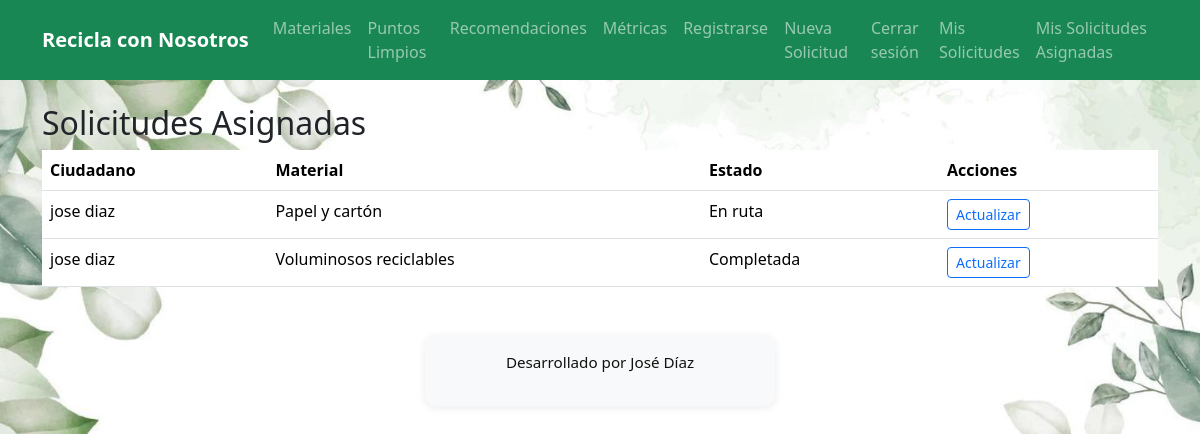
/operario/solicitudes/ (signed in), run on the app's committed database.
### core/models.py (models this page shows, shortened)
class SolicitudRetiro(models.Model):
    ciudadano = models.ForeignKey(User, on_delete=models.CASCADE)
    material = models.CharField(max_length=10, choices=MATERIALES)
    cantidad = models.PositiveIntegerField()
    fecha_estimada = models.DateField()
    fecha_creacion = models.DateTimeField(default=timezone.now)
    fecha_completada = models.DateTimeField(null=True, blank=True)
    estado = models.CharField(max_length=3, choices=ESTADOS, default='PEN')
    comentario_operario = models.TextField(blank=True, null=True)
    operario_asignado = models.ForeignKey(
        settings.AUTH_USER_MODEL,
        null=True,
        blank=True,
        related_name='solicitudes_asignadas',
        on_delete=models.SET_NULL)

### core/views.py (the view)
# urls.py: path('operario/solicitudes/', views.solicitudes_operario, name='solicitudes_operario'),
@user_passes_test(es_operario)
def solicitudes_operario(request):
    solicitudes = SolicitudRetiro.objects.filter(operario_asignado=request.user)
    return render(request, 'core/operario_solicitudes.html', {'solicitudes': solicitudes})

### core/templatetags/usuario_grupos.py (called while the page is built)
@register.filter(name='has_group')
def has_group(user, group_name):
    return user.groups.filter(name=group_name).exists()

### core/views.py (called while the page is built)
def es_operario(user):
    return user.groups.filter(name='Operario').exists()

### core/templates/core/operario_solicitudes.html (shortened to what this page needs)
{% extends 'core/base.html' %}
{% block content %}
<h2>Solicitudes Asignadas</h2>
{% if solicitudes %}
<table class="table">
    <thead>
        <tr>
            <th>Ciudadano</th>
            <th>Material</th>
            <th>Estado</th>
            <th>Acciones</th>
        </tr>
    </thead>
    <tbody>
        {% for s in solicitudes %}
        <tr>
            <td>{{ s.ciudadano.get_full_name }}</td>
            <td>{{ s.get_material_display }}</td>
            <td>{{ s.get_estado_display }}</td>
            <td>
                <a href="{% url 'actualizar_solicitud' s.id %}" class="btn btn-sm btn-outline-primary">Actualizar</a>
            </td>
        </tr>
        {% endfor %}
    </tbody>
</table>
{% else %}
<p>No tienes solicitudes asignadas.</p>
{% endif %}
{% endblock %}

### core/static/core/css/estilos.css (style rules this page uses)
body { background-image: url('/static/core/img/beautiful-green-leaves-watercolor-background-vector.jpg'); background-size: cover; background-attachment: fixed; background-position: center; }

### data on the page
SolicitudRetiro: ciudadano.get_full_name "jose diaz", material "Papel y cartón", estado "En ruta"
SolicitudRetiro: ciudadano.get_full_name "jose diaz", material "Voluminosos reciclables", estado "Completada"
